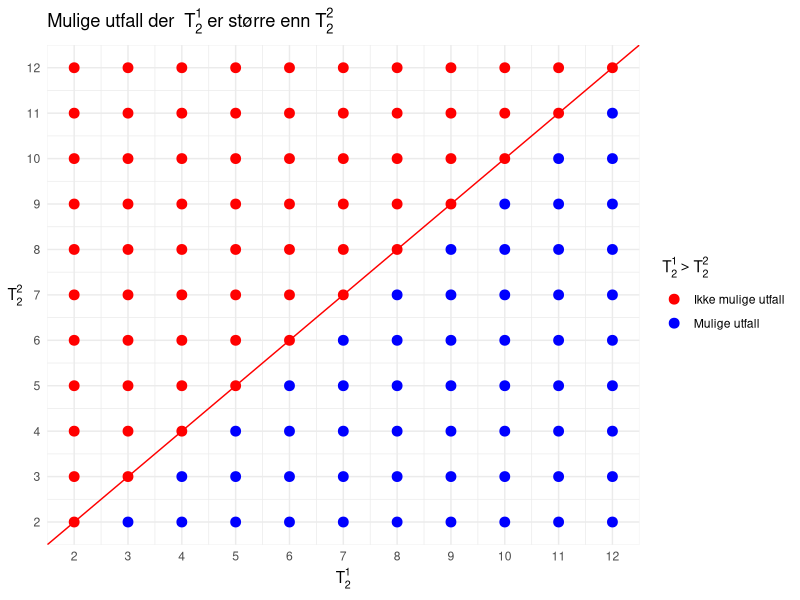

This chart was generated by the following R code:
## ---- chunk 1
rm(list=ls()) 
library(tidyverse)
## ---- chunk 2
terninger <- expand.grid(T1_2 = 2:12, T2_2 = 2:12)

terninger$betingelse <- ifelse(terninger$T1_2 > terninger$T2_2, "Mulige utfall", "Ikke mulige utfall")


terninger %>% 
  ggplot(aes(y = T2_2, x = T1_2, color = betingelse)) +
  geom_point(size = 3) +
  labs(title = expression(paste("Mulige utfall der  ", T[2]^1, " er større enn ", T[2]^2)),
       y = expression(T[2]^2),
       x = expression(T[2]^1),
       color=expression(T[2]^1>T[2]^2))+
  scale_color_manual(values = c("Mulige utfall" = "blue", "Ikke mulige utfall" = "red")) +
  geom_abline(color="red")+
  scale_x_continuous(breaks=2:12)+
  scale_y_continuous(breaks=2:12)+
  theme_minimal()+
  theme(axis.title.y = element_text(angle=0, vjust = 0.5))

## ---- chunk 3
terninger <- expand.grid(1:6, 1:6, 1:6, 1:6) 
names(terninger) <- c("t1_1", "t1_2", "t2_1", "t2_2")
str(terninger)
## ---- chunk 4
sett_1 <- terninger[terninger$t1_1 + terninger$t1_2 > terninger$t2_1 + terninger$t2_2, ]
str(sett_1)
## ---- chunk 5
nrow(sett_1) # Utfall der T^1_2 > T^2_2
## ---- chunk 6
forventningsverdi_t1_1 <- mean(sett_1$t1_1)
forventningsverdi_t1_1
